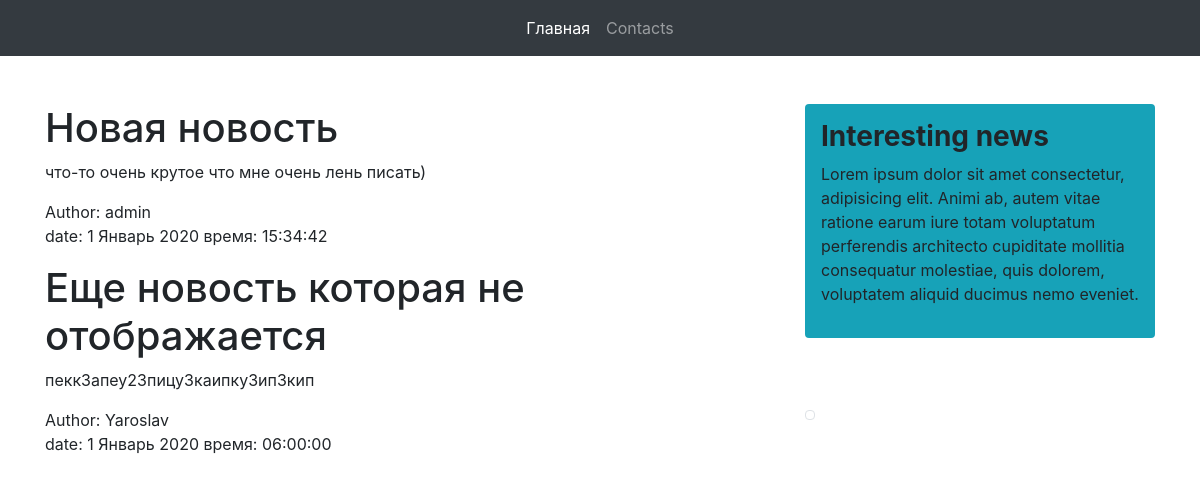
Screenshot of /blog/ with the database file from the repository.
### blogapp/models.py (models this page shows)
class News(models.Model):
    title = models.CharField(max_length=100)
    text = models.TextField()
    date = models.DateTimeField(default=timezone.now)
    author = models.ForeignKey(User, on_delete=models.CASCADE)

### blogapp/views.py (the view)
# urls.py: path('', views.home, name='blog-home'),
def home(request):
    data = {
        'news': News.objects.all(),
        'title': 'Main blog page',
    }
    return render(request, 'blogapp/home.html', data)

### blogapp/templates/blogapp/home.html
{% extends 'blogapp/main.html' %}
{% block main_section %}
{% for post in news %}
<h1>{{ post.title }}</h1>
<p>{{ post.text }}</p>
{% if post.author %}
<p>Author: {{ post.author}} <br> date: {{ post.date|date:"j F Y время: H:i:s" }}</p>
{% else %}
<p>Author: Admin <br> date: {{post.date}}</p>
{% endif %}
{% endfor %}
{% endblock main_section %}

### blogapp/templates/blogapp/main.html (shortened to what this page needs)
<!DOCTYPE html>
<html lang="en">
<head>
    <link rel="stylesheet" href="https://stackpath.bootstrapcdn.com/bootstrap/4.4.1/css/bootstrap.min.css">
</head>
<body>
    <nav class="navbar navbar-expand-lg navbar-dark bg-dark mb-5">
        <div class="collapse navbar-collapse justify-content-md-center" id="navbarsExample08">
            <ul class="navbar-nav">
                <li class="nav-item active">
                    <a class="nav-link" href="main.html">Главная </a>
                </li>
                <li class="nav-item">
                    <a class="nav-link" href="/contacts/">Contacts</a>
                </li>
            </ul>
        </div>
    </nav>
    <main class="container">
        <div class="row">
            <div class="col-md-8">
                    {% block main_section %}
                    {% endblock %}
                </div>
            <aside class="col-md-4">
                <div class="bg-info p-3 mb-3 rounded">
                    <h3>
                        <b>Interesting news</b>
                    </h3>
                    <p>Lorem ipsum dolor sit amet consectetur, adipisicing elit.
                        Animi ab, autem vitae ratione earum iure totam voluptatum perferendis architecto cupiditate
                        mollitia consequatur molestiae, quis dolorem, voluptatem aliquid ducimus nemo eveniet.</p>
                </div>
                <div class="p-3 mb-3"></div>
                <img src="" alt="" class="img-thumbnail">
            </aside>
        </div>
    </main>
</body>
</html>

### rows the page displays
News: title "Новая новость", text "что-то очень крутое что мне очень лень писать)", author "admin", date "1 Январь 2020 время: 15:34:42"
News: title "Еще новость которая не отображается", text "пекк3апеу23пицу3каипку3ип3кип", author "Yaroslav", date "1 Январь 2020 время: 06:00:00"
